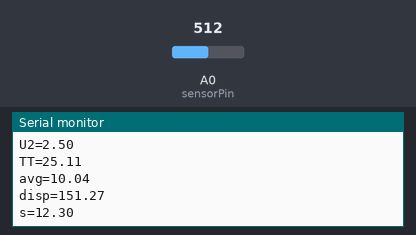
This sketch was run on a simulated Arduino Uno, built with avr-gcc and run on an emulated ATmega328P. Shown: the last lines printed to the serial monitor. The test bench sets the inputs (shaded band); at power-on: A0 (sensorPin) = 512.

Above: at 1.8 s.
1.9 s: A0 (sensorPin) set to 716
At 2.6 s:
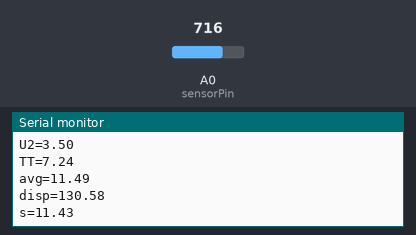
3.4 s: A0 (sensorPin) set to 900
At 4.4 s:
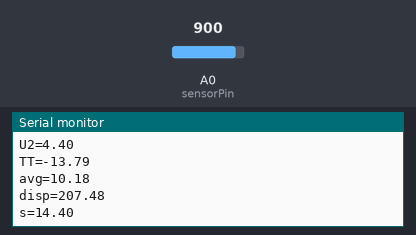
Timing chart, 0 to 6.4 s (numbered marks = the images above; inputs shaded):
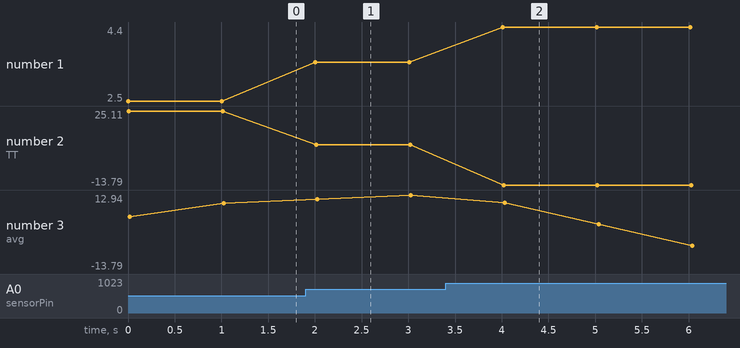

Measured:
- after the input at 1.9 s, the serial monitor: prints a new line after 0.11 s (image 1)
- after the input at 3.4 s, the serial monitor: prints a new line after 0.61 s (image 2)
- plotted number 1: 2.5 → 3.5 after the input at 1.9 s, 3.5 → 4.4 after the input at 3.4 s
- plotted number 2: 25.11 → 7.24 after the input at 1.9 s, 7.24 → -13.79 after the input at 3.4 s
- plotted number 3: 10.04 → 12.94 after the input at 1.9 s, 12.94 → -13.79 after the input at 3.4 s

The sketch:

ThermoSensorAverageStats.ino
```cpp
/*
  Read temperature 4 times, then calc average
 */
int sensorPin = 0;
int arraysize = 5; //отдельная переменная для длины массива,
                   //так как .length() и sizeof() выдают ерунду
float a[5] = {0.,0.,0.,0.,0.};

void setup()
{
  Serial.begin(9600);
}

void loop()
{
  //напряжение
  float U2 = analogRead(sensorPin);
  U2 = U2/1023.0*5.0; //вольты
  Serial.print("U2="); Serial.println(U2);

  float TT = 1.0/(1.0/298.15 + log(U2/(5.0-U2))/3950.0) - 273;//град цельсия
  Serial.print("TT="); Serial.println(TT);

  //очередь в котором хранятся последние 5 измерений
  for (int i=0; i<arraysize-1;i++)
  {
    a[i] = a[i+1];
  }
  a[arraysize-1]=TT;

  //сумма последних пяти измерений
  float sum = 0;
  for (int i =0; i<arraysize;i++)
  {
    sum+=a[i];
  }

  //среднее
  float avg = sum/arraysize;
  Serial.print("avg="); Serial.println(avg);

  //сумма квадратов
  float sqrsum = 0;
  for (int i =0; i<arraysize;i++)
  {
    sqrsum+=pow(avg-a[i],2);
  }

  //дисперсия
  float disp = sqrsum/(float)arraysize;
  Serial.print("disp="); Serial.println(disp);

  //среднеквадр отклонение
  float s = sqrt(disp);
  Serial.print("s="); Serial.println(s);

  delay(1000);
}
```
